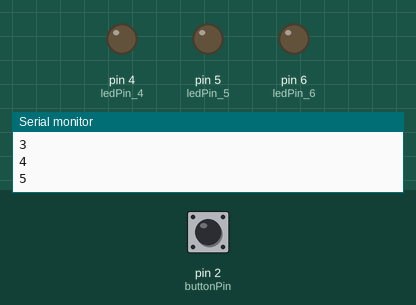
This sketch was run on a simulated Arduino Uno, built with avr-gcc and run on an emulated ATmega328P. On the bench: output pins drawn as LEDs (lit = HIGH), the last lines printed to the serial monitor. The test bench sets the inputs (shaded band); at power-on: pin 2 (buttonPin) HIGH.

Above: at 1.4 s.
1.5 s: pin 2 (buttonPin) pulled LOW for 0.35 s
At 1.9 s:
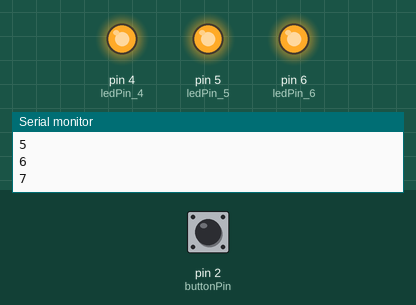
At 2.25 s:
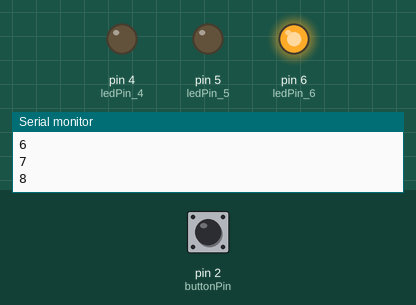
4.5 s: pin 2 (buttonPin) pulled LOW for 3.2 s
At 4.65 s:
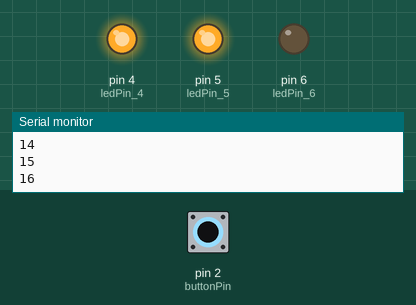
Timing chart, 0 to 9.5 s (numbered marks = the images above; inputs shaded):
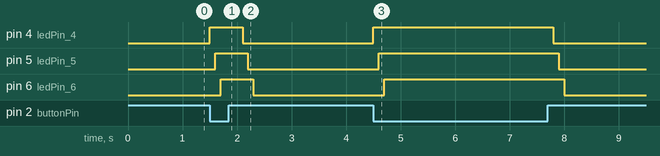

The sketch:

button.ino
```cpp
// announcement of pins
#define ledPin_4 4
#define ledPin_5 5
#define ledPin_6 6

#define buttonPin 2

int num = 0;

// delay func
boolean timeSleep(int milliseconds) {
  uint64_t timeStamp = millis();
  while (true) {
    if(millis() - timeStamp >= milliseconds){
      return true;
    }
  }
  return false;
}

void setup () {
  Serial.begin(9600); // start seral-port

  pinMode(ledPin_4, OUTPUT);
  pinMode(ledPin_5, OUTPUT);
  pinMode(ledPin_6, OUTPUT);

  pinMode(buttonPin, INPUT_PULLUP);
}

void loop () {

  Serial.println(num += 1); // output number of cycles

  if (digitalRead(buttonPin) == LOW) { // switch on lightariki
    digitalWrite(ledPin_4, HIGH); timeSleep(100);
    digitalWrite(ledPin_5, HIGH); timeSleep(100);
    digitalWrite(ledPin_6, HIGH); timeSleep(100);
  }
  else { // swith off lightariki
    digitalWrite(ledPin_4, LOW); timeSleep(100);
    digitalWrite(ledPin_5, LOW); timeSleep(100);
    digitalWrite(ledPin_6, LOW); timeSleep(100);
  }

}
```

Measured:
- after the input at 1.5 s, pin 4 (ledPin_4): LOW → HIGH at once, → LOW 0.60 s later; pin 5 (ledPin_5): LOW → HIGH after 0.10 s, → LOW 0.60 s later; pin 6 (ledPin_6): LOW → HIGH after 0.20 s, → LOW 0.60 s later
- after the input at 4.5 s, pin 4 (ledPin_4): LOW → HIGH at once, → LOW 3.3 s later; pin 5 (ledPin_5): LOW → HIGH after 0.10 s, → LOW 3.3 s later; pin 6 (ledPin_6): LOW → HIGH after 0.20 s, → LOW 3.3 s later
